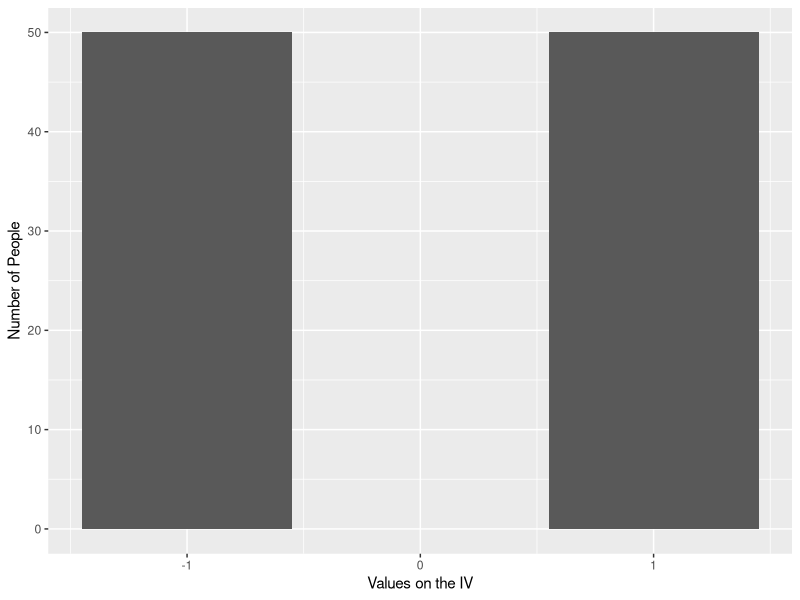
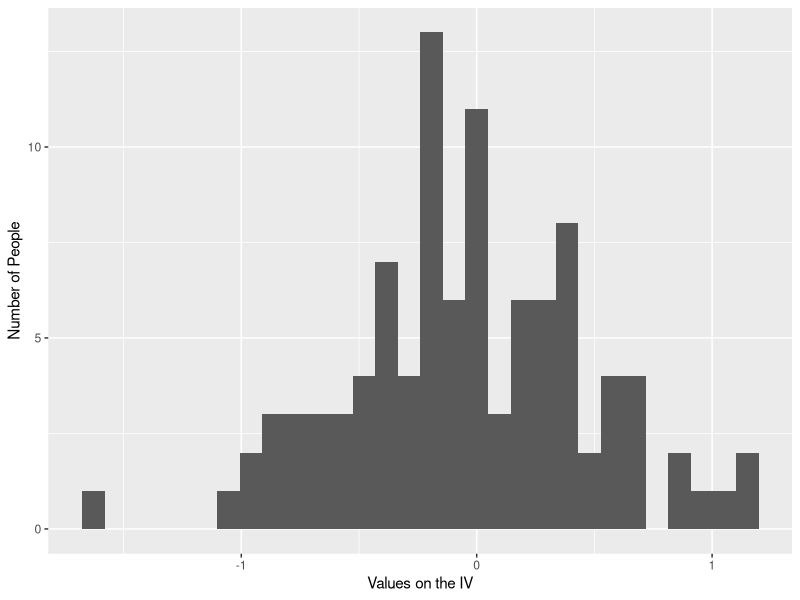
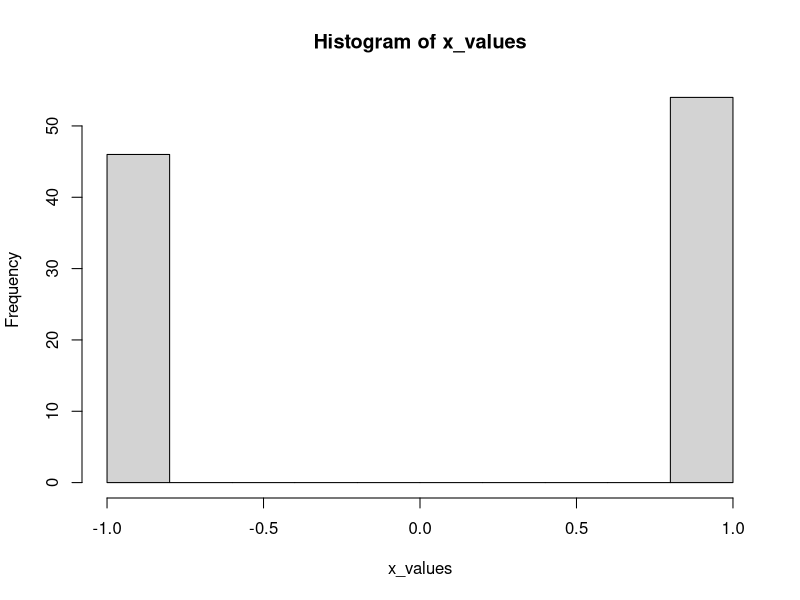
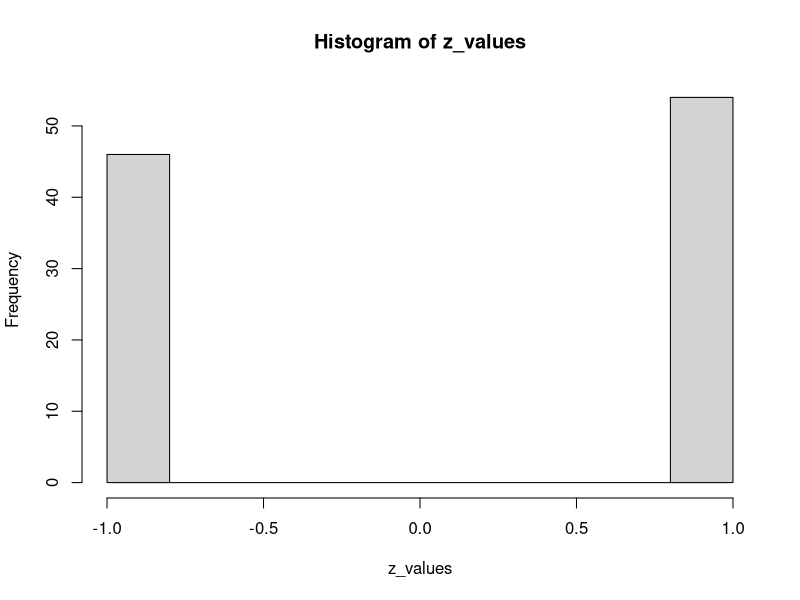
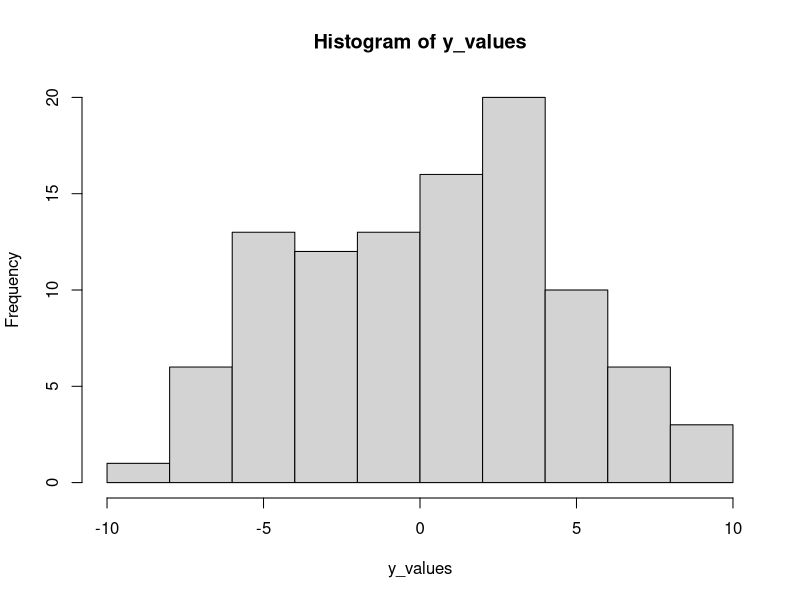
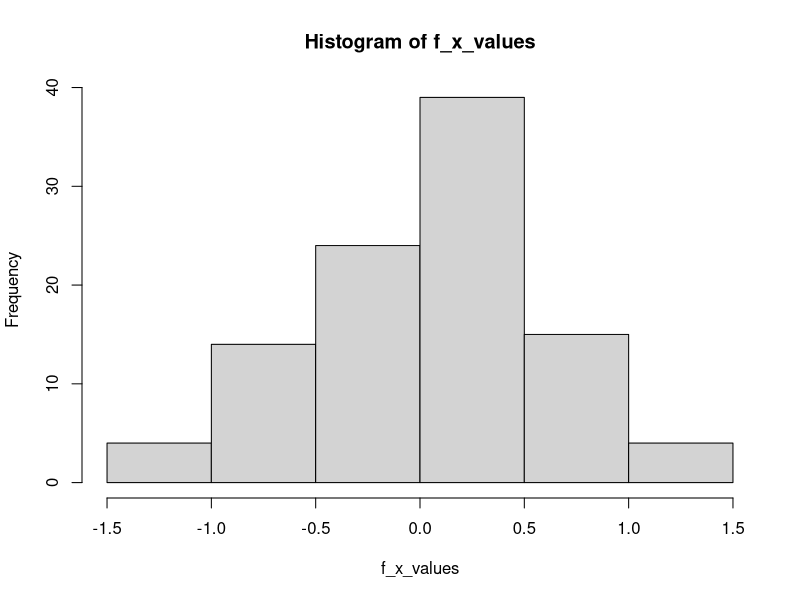
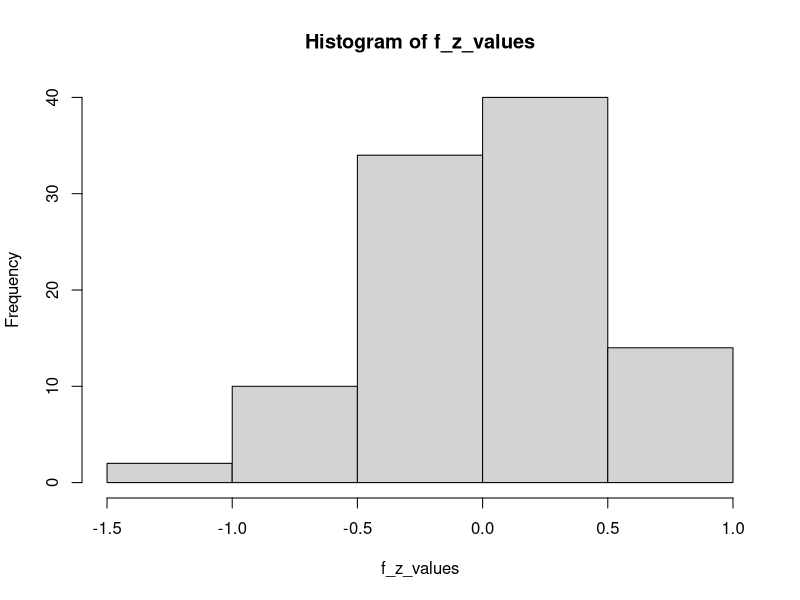
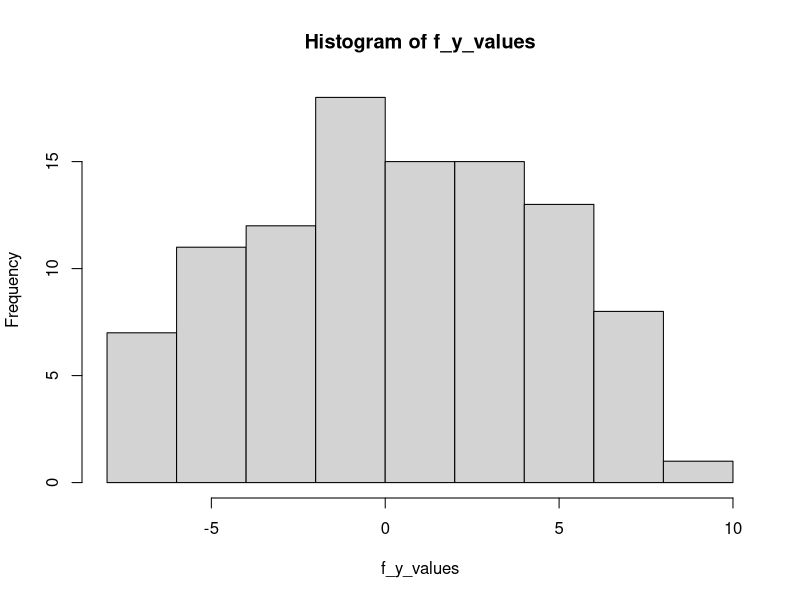

The R script that drew these images, in order:
## ---- chunk 1
knitr::opts_chunk$set(echo = TRUE, warning = F, message = F)
library(ggthemes)
## ---- chunk 2
library(MASS)
library(ggplot2)
library(tidyverse)

exp_x_values <- c(rep(-1, 50), rep(1, 50))
field_x_values <- rnorm(100, 0, 0.5)

df <- data.frame("experiment_x_values" = c(exp_x_values),
                 "field_x_values" = c(field_x_values))

## ---- chunk 3

ggplot(df) + geom_bar(aes(x = experiment_x_values)) + 
  xlab("Values on the IV") + 
  ylab("Number of People") 

## ---- chunk 4

ggplot(df) + geom_histogram(aes(x = field_x_values)) + 
  xlab("Values on the IV") + 
  ylab("Number of People") 

## ---- chunk 5
xy_data <- c(-1,1)
x_values <- sample(xy_data, 100, replace = T)

b_0 <- 0

hist(x_values)
## ---- chunk 6
xy_data <- c(-1,1)
z_values <- sample(xy_data, 100, replace = T)

hist(z_values)
## ---- chunk 7


y_values <- b_0 + 0.20*x_values + 0.10*z_values + 
            1.00*x_values*z_values + rnorm(100,0,4)

hist(y_values)

## ---- chunk 8

exp_data <- data.frame("X" = c(x_values),
                       "Z" = c(z_values),
                       "Y" = c(y_values))

exp_model <- lm(Y ~ X + Z + X:Z, data = exp_data)
summary(exp_model)

## ---- chunk 9

f_x_values <- rnorm(100, 0, 0.5)

hist(f_x_values)

## ---- chunk 10

f_z_values <- rnorm(100, 0, 0.5)

hist(f_z_values)
## ---- chunk 11


f_y_values <- b_0 + 0.20*f_x_values + 0.10*f_z_values + 
              1.00*f_x_values*f_z_values + rnorm(100,0,4)

hist(f_y_values)

## ---- chunk 12

field_data <- data.frame("FX" = c(f_x_values),
                           "FZ" = c(f_z_values),
                           "FY" = c(f_y_values))

field_model <- lm(FY ~ FX + FZ + FX:FZ, data = field_data)
summary(field_model)

## ---- chunk 13

sims <- 1000
exp_results <- numeric(1000)
field_results <- numeric(1000)


X_coefficient <- 0.20
Z_coefficient <- 0.10

XZ_coefficient <- 1.00
Mu <- 0

xy_data <- c(-1,1)

library(MASS)

for(i in 1:sims){
  
  # Experiment Data
  
  # X
  x_values <- sample(xy_data, 100, replace = T)
  
  # Z
  z_values <- sample(xy_data, 100, replace = T)
  
  # Y
  y_values <- Mu + X_coefficient * x_values + Z_coefficient * z_values + 
              XZ_coefficient * x_values * z_values + rnorm(100,0,4)
  
  exp_data <- data.frame("X" = c(x_values),
                         "Z" = c(z_values),
                         "Y" = c(y_values))
  
  
  # Field Data
  
  # X
  f_x_values <- rnorm(100, 0, 0.5)
  
  # Z
  f_z_values <- rnorm(100, 0, 0.5)
  
  # Y
  f_y_values <- Mu + X_coefficient * f_x_values + Z_coefficient * f_z_values + 
                XZ_coefficient * f_x_values * f_z_values + rnorm(100,0,4)
 
  
  field_data <- data.frame("FX" = c(f_x_values),
                           "FZ" = c(f_z_values),
                           "FY" = c(f_y_values))
  
  
  # Modeling
  
  
  exp_model <- lm(Y ~ X + Z + X:Z, data = exp_data)
  exp_results[i] <- summary(exp_model)$coefficients[4,4]
  
  field_model <- lm(FY ~ FX + FZ + FX:FZ, data = field_data)
  field_results[i] <- summary(field_model)$coefficients[4,4]
  
}

## ---- chunk 14

sum(exp_results < 0.05) / 1000
## ---- chunk 15

sum(field_results < 0.05) / 1000
